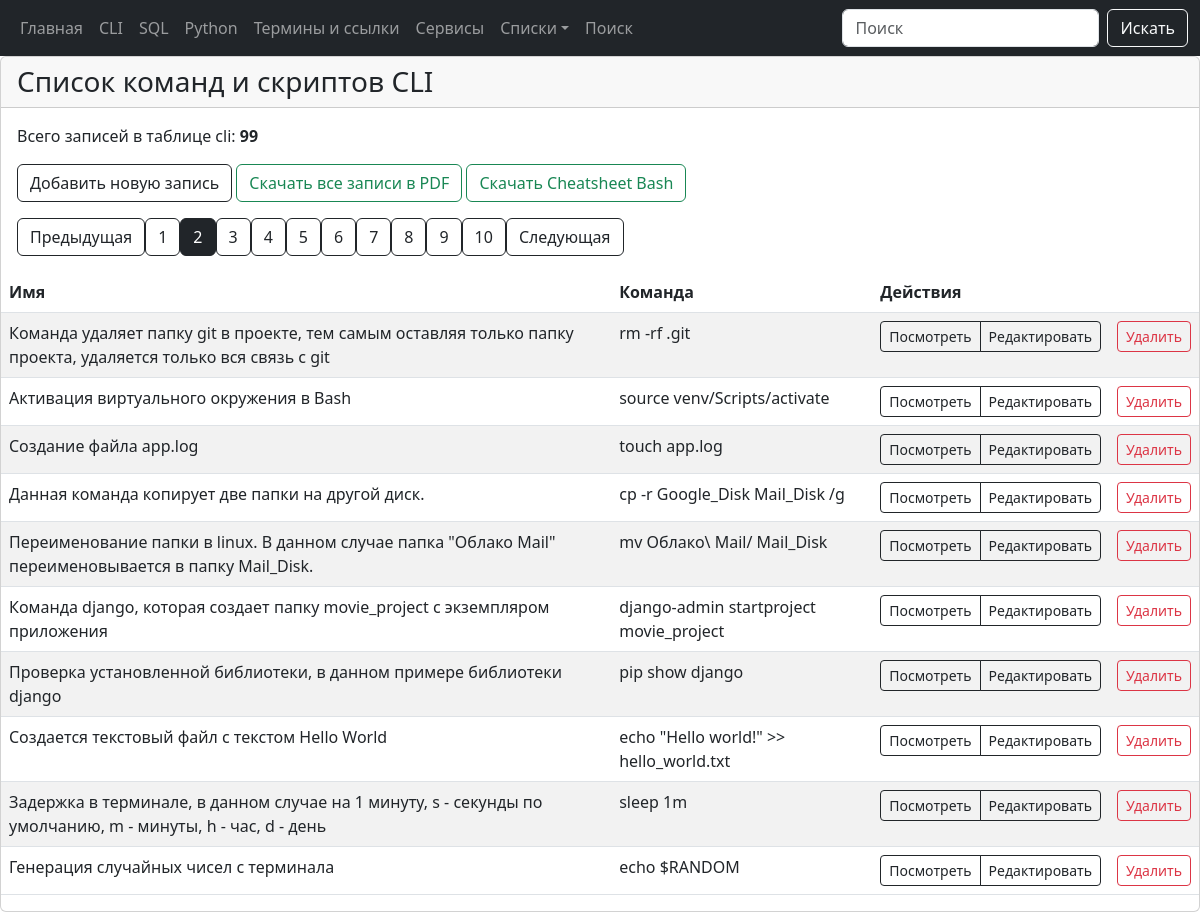
The page /cli?page=2 on the database its author committed.
### tables this page shows
CREATE TABLE "cli" (
  "cli_id" INTEGER PRIMARY KEY AUTOINCREMENT,
  "cli_command" TEXT NOT NULL,
  "cli_name" TEXT NOT NULL,
  "cli_date_add" TIMESTAMP DEFAULT CURRENT_TIMESTAMP,
  "cli_date_edit" TEXT
);

### modules/cli/cli_posts.py (the view)
@bp.route("/cli")
def cli_posts():
    page = request.args.get('page', 1, type=int)
    conn = connect.get_db_connection()
    count_row = conn.execute("SELECT COUNT(*) FROM cli").fetchone()
    if count_row and count_row[0] is not None:
        cli_list_count = int(count_row[0])
    else:
        cli_list_count = 0
    offset = (page - 1) * PER_PAGE
    cli_list = conn.execute(
        "SELECT * FROM cli ORDER BY cli_id DESC LIMIT ? OFFSET ?",
        (PER_PAGE, offset)
    ).fetchall()
    conn.close()
    total_pages = (cli_list_count + PER_PAGE - 1) // PER_PAGE
    return render_template(
        "cli/cli_posts.html",
        cli_list=cli_list,
        cli_list_count=cli_list_count,
        page=page,
        total_pages=total_pages,
    )

### modules/connect.py (called while the page is built)
def get_db_connection():
    db_path = os.path.join(BASE_DIR, '../database.db')
    conn = sqlite3.connect(db_path, timeout=30)
    conn.row_factory = sqlite3.Row
    return conn

### templates/cli/cli_posts.html (shortened to what this page needs)
{% extends "base.html" %}
{% block content %}
<div class="card mb-4">
   <div class="card-header h3">Список команд и скриптов CLI</div>
   <div class="card-body">
      <p class="card-text">
         Всего записей в таблице cli: <b>{{ cli_list_count }}</b>
      </p>
      <a href="{{ url_for('add_cli_post.add_cli_post') }}" class="btn btn-outline-dark">
         Добавить новую запись
      </a>
      <a href="{{ url_for('cli_posts.cli_download_pdf') }}" class="btn btn-outline-success">
          Скачать все записи в PDF
      </a>
      <a href="{{ url_for('static', filename='cheat_sheets/cheat_sheet_bash.pdf') }}" class="btn btn-outline-success">
         Скачать Cheatsheet Bash
      </a>
      <div class="pagination">
         {% if page > 1 %}
         <a href="{{ url_for('cli_posts.cli_posts', page=page-1) }}" class="btn btn-outline-dark">Предыдущая</a>
         {% endif %}
         {% for p in range(1, total_pages + 1) %}
         <a href="{{ url_for('cli_posts.cli_posts', page=p) }}"
            class="btn btn-outline-dark {% if p == page %}active{% endif %}">{{ p }}</a>
         {% endfor %}
         {% if page < total_pages %}
         <a href="{{ url_for('cli_posts.cli_posts', page=page+1) }}" class="btn btn-outline-dark">Следующая</a>
         {% endif %}
      </div>
   </div>
   <table class="table table-striped">
      <thead>
         <tr>
            <th>Имя</th>
            <th>Команда</th>
            <th colspan="2">Действия</th>
         </tr>
      </thead>
      <tbody>
         {% for item in cli_list %}
         <tr>
            <td>{{ item.cli_name }}</td>
            <td>{{ item.cli_command }}</td>
            <td>
               <div class="btn-group" role="group" aria-label="Действия">
                  <a href="{{ url_for('get_view_cli_post.get_view_cli_post', cli_id=item.cli_id) }}"
                     class="btn btn-outline-dark btn-sm">
                     Посмотреть
                  </a>
                  <a href="{{ url_for('edit_cli_post.edit_cli_post', cli_id=item.cli_id) }}"
                     class="btn btn-outline-dark btn-sm">
                     Редактировать
                  </a>
               </div>
            </td>
            <td>
               <form action="{{ url_for('delete_cli_post.delete_cli_post', cli_id=item.cli_id)}}" method="POST"
                  class="d-inline">
                  <button type="submit" class="btn btn-outline-danger btn-sm"
                     onclick="return confirm('Вы точно уверены что хотите удалить запись?')">
                     Удалить
                  </button>
               </form>
            </td>
         </tr>
         {% endfor %}
      </tbody>
   </table>
</div>
{% endblock %}

### rows shown on the page
cli: cli_name "Команда удаляет папку git в проекте, тем самым оставляя только папку проекта, удаляется только вся связь с git", cli_command "rm -rf .git"
cli: cli_name "Активация виртуального окружения в Bash", cli_command "source venv/Scripts/activate"
cli: cli_name "Создание файла app.log", cli_command "touch app.log"
cli: cli_name "Данная команда копирует две папки на другой диск.", cli_command "cp -r Google_Disk Mail_Disk /g"
cli: cli_name "Переименование папки в linux. В данном случае папка \"Облако Mail\" переименовывается в папку Mail_Disk.", cli_command "mv Облако\\ Mail/ Mail_Disk"
cli: cli_name "Команда django, которая создает папку movie_project с экземпляром приложения", cli_command "django-admin startproject movie_project"
cli: cli_name "Проверка установленной библиотеки, в данном примере библиотеки django", cli_command "pip show django"
cli: cli_name "Создается текстовый файл с текстом Hello World", cli_command "echo \"Hello world!\" >> hello_world.txt"
cli: cli_name "Задержка в терминале, в данном случае на 1 минуту, s - секунды по умолчанию, m - минуты, h - час, d - день", cli_command "sleep 1m"
cli: cli_name "Генерация случайных чисел с терминала", cli_command "echo $RANDOM"

### other values the page prints
{{ cli_list_count }} "99"
{{ p }} "1" "2" "3" "4" "5" "6" "7" "8" "9" "10"
